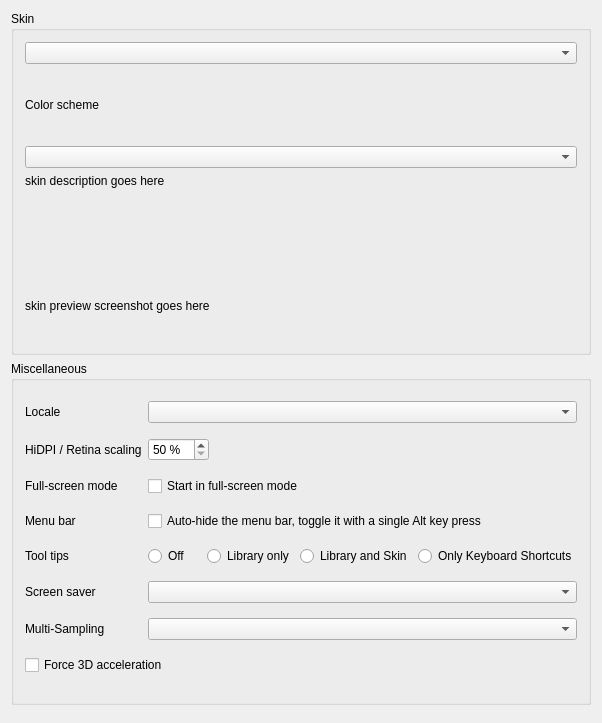
<?xml version="1.0" encoding="UTF-8"?>
<ui version="4.0">
 <class>DlgPrefControlsDlg</class>
 <widget class="QWidget" name="DlgPrefControlsDlg">
  <property name="geometry">
   <rect>
    <x>0</x>
    <y>0</y>
    <width>602</width>
    <height>723</height>
   </rect>
  </property>
  <property name="windowTitle">
   <string>Interface Preferences</string>
  </property>
  <layout class="QVBoxLayout" name="gridLayout_skin">

   <item>
    <widget class="QGroupBox" name="groupBoxSkinOptions">
     <property name="title">
      <string>Skin</string>
     </property>
     <layout class="QVBoxLayout" name="skinLayout">

      <item>
       <widget class="QComboBox" name="ComboBoxSkinconf">
        <property name="sizePolicy">
         <sizepolicy hsizetype="Expanding" vsizetype="Fixed">
          <horstretch>0</horstretch>
          <verstretch>0</verstretch>
         </sizepolicy>
        </property>
        <property name="accessibleName">
         <string>Skin selector</string>
        </property>
       </widget>
      </item>

      <item>
       <widget class="QLabel" name="labelColorScheme">
        <property name="enabled">
         <bool>true</bool>
        </property>
        <property name="font">
         <font/>
        </property>
        <property name="text">
         <string>Color scheme</string>
        </property>
        <property name="wordWrap">
         <bool>false</bool>
        </property>
        <property name="buddy">
         <cstring>ComboBoxSchemeconf</cstring>
        </property>
       </widget>
      </item>

      <item>
       <widget class="QComboBox" name="ComboBoxSchemeconf">
        <property name="sizePolicy">
         <sizepolicy hsizetype="Expanding" vsizetype="Fixed">
          <horstretch>0</horstretch>
          <verstretch>0</verstretch>
         </sizepolicy>
        </property>
        <property name="toolTip">
         <string>Select from different color schemes of a skin if available.</string>
        </property>
       </widget>
      </item>

      <item>
       <widget class="QLabel" name="skinDescriptionText">
        <property name="sizePolicy">
         <sizepolicy hsizetype="Minimum" vsizetype="Fixed">
          <horstretch>0</horstretch>
          <verstretch>0</verstretch>
         </sizepolicy>
        </property>
        <property name="text">
         <string notr="true">skin description goes here</string>
        </property>
        <property name="alignment">
         <set>Qt::AlignLeading|Qt::AlignLeft|Qt::AlignTop</set>
        </property>
        <property name="wordWrap">
         <bool>true</bool>
        </property>
       </widget>
      </item>

      <item>
       <widget class="QLabel" name="warningLabel">
        <property name="text">
         <string/>
        </property>
        <property name="alignment">
         <set>Qt::AlignJustify|Qt::AlignVCenter</set>
        </property>
       </widget>
      </item>

      <item>
       <widget class="QLabel" name="skinPreviewLabel">
        <property name="text">
         <string notr="true">skin preview screenshot goes here</string>
        </property>
       </widget>
      </item>
     </layout>
    </widget>
   </item>

   <item>
    <widget class="QGroupBox" name="groupBoxMiscOptions">
     <property name="title">
      <string>Miscellaneous</string>
     </property>
     <layout class="QGridLayout" name="gridLayout_Misc">

      <item row="0" column="0">
       <widget class="QLabel" name="textLabelLocale">
        <property name="text">
         <string>Locale</string>
        </property>
        <property name="buddy">
         <cstring>ComboBoxLocale</cstring>
        </property>
       </widget>
      </item>
      <item row="0" column="1" colspan="2">
       <widget class="QComboBox" name="ComboBoxLocale">
        <property name="toolTip">
         <string>Locales determine country and language specific settings.</string>
        </property>
       </widget>
      </item>

      <item row="1" column="0">
       <widget class="QLabel" name="labelScaleFactor">
        <property name="text">
         <string>HiDPI / Retina scaling</string>
        </property>
        <property name="buddy">
         <cstring>spinBoxScaleFactor</cstring>
        </property>
       </widget>
      </item>
      <item row="1" column="1">
       <layout class="QHBoxLayout" name="horizontalLayout_2">
        <item>
         <widget class="QDoubleSpinBox" name="spinBoxScaleFactor">
          <property name="toolTip">
           <string>Change the size of text, buttons, and other items.</string>
          </property>
          <property name="suffix">
           <string notr="true"> %</string>
          </property>
          <property name="decimals">
           <number>0</number>
          </property>
          <property name="minimum">
           <double>50.000000000000000</double>
          </property>
          <property name="maximum">
           <double>400.000000000000000</double>
          </property>
          <property name="singleStep">
           <double>25.000000000000000</double>
          </property>
         </widget>
        </item>
        <item>
         <spacer name="horizontalSpacer_2">
          <property name="orientation">
           <enum>Qt::Horizontal</enum>
          </property>
          <property name="sizeHint" stdset="0">
           <size>
            <width>40</width>
            <height>20</height>
           </size>
          </property>
         </spacer>
        </item>
       </layout>
      </item>

      <item row="2" column="0">
       <widget class="QLabel" name="labelFullscreenOption">
        <property name="text">
         <string>Full-screen mode</string>
        </property>
        <property name="buddy">
         <cstring>checkBoxStartFullScreen</cstring>
        </property>
       </widget>
      </item>
      <item row="2" column="1" colspan="2">
       <widget class="QCheckBox" name="checkBoxStartFullScreen">
        <property name="text">
         <string>Start in full-screen mode</string>
        </property>
       </widget>
      </item>

      <item row="3" column="0">
       <widget class="QLabel" name="labelHideMenuBarOption">
        <property name="text">
         <string>Menu bar</string>
        </property>
        <property name="buddy">
         <cstring>checkBoxHideMenuBar</cstring>
        </property>
       </widget>
      </item>
      <item row="3" column="1" colspan="2">
       <widget class="QCheckBox" name="checkBoxHideMenuBar">
        <property name="text">
         <string>Auto-hide the menu bar, toggle it with a single Alt key press</string>
        </property>
       </widget>
      </item>

      <item row="4" column="0">
       <widget class="QLabel" name="labelTooltips">
        <property name="enabled">
         <bool>true</bool>
        </property>
        <property name="font">
         <font/>
        </property>
        <property name="text">
         <string>Tool tips</string>
        </property>
        <property name="wordWrap">
         <bool>false</bool>
        </property>
        <property name="buddy">
         <cstring>radioButtonTooltipsOff</cstring>
        </property>
       </widget>
      </item>
      <item row="4" column="1" colspan="2">
       <layout class="QHBoxLayout" name="horizontalLayout">
        <item>
         <widget class="QRadioButton" name="radioButtonTooltipsOff">
          <property name="text">
           <string>Off</string>
          </property>
          <attribute name="buttonGroup">
           <string notr="true">buttonGroupTooltips</string>
          </attribute>
         </widget>
        </item>
        <item>
         <widget class="QRadioButton" name="radioButtonTooltipsLibrary">
          <property name="text">
           <string>Library only</string>
          </property>
          <attribute name="buttonGroup">
           <string notr="true">buttonGroupTooltips</string>
          </attribute>
         </widget>
        </item>
        <item>
         <widget class="QRadioButton" name="radioButtonTooltipsLibraryAndSkin">
          <property name="text">
           <string>Library and Skin</string>
          </property>
          <attribute name="buttonGroup">
           <string notr="true">buttonGroupTooltips</string>
          </attribute>
         </widget>
        </item>
        <item>
         <widget class="QRadioButton" name="radioButtonTooltipsOnlyKbdShortcuts">
          <property name="text">
           <string>Only Keyboard Shortcuts</string>
          </property>
          <attribute name="buttonGroup">
           <string notr="true">buttonGroupTooltips</string>
          </attribute>
         </widget>
        </item>
       </layout>
      </item>

      <item row="5" column="0">
       <widget class="QLabel" name="label">
        <property name="text">
         <string>Screen saver</string>
        </property>
        <property name="buddy">
         <cstring>comboBoxScreensaver</cstring>
        </property>
       </widget>
      </item>
      <item row="5" column="1" colspan="2">
       <widget class="QComboBox" name="comboBoxScreensaver"/>
      </item>
      <item row="6" column="0">
       <widget class="QLabel" name="multiSamplingLabel">
        <property name="text">
         <string>Multi-Sampling</string>
        </property>
        <property name="buddy">
         <cstring>multiSamplingComboBox</cstring>
        </property>
       </widget>
      </item>
      <item row="6" column="1" colspan="2">
       <widget class="QComboBox" name="multiSamplingComboBox"/>
      </item>
      <item row="7" column="0" colspan="2">
       <widget class="QCheckBox" name="checkBoxForceHardwareAcceleration">
        <property name="text">
         <string>Force 3D acceleration</string>
        </property>
        <property name="toolTip">
         <string>If checked, Mixxx will always assume 3D acceleration is available. This may lead to pour performance if only CP-backed rendering is available..</string>
        </property>
       </widget>
      </item>
     </layout>
    </widget>
   </item>
   <item>
    <spacer name="verticalSpacer">
     <property name="orientation">
      <enum>Qt::Vertical</enum>
     </property>
      <property name="sizePolicy">
       <sizepolicy hsizetype="Expanding" vsizetype="Expanding">
        <horstretch>0</horstretch>
        <verstretch>1</verstretch>
       </sizepolicy>
      </property>
    </spacer>
   </item>
  </layout>
 </widget>
 <layoutdefault spacing="6" margin="11"/>
 <tabstops>
  <tabstop>ComboBoxSkinconf</tabstop>
  <tabstop>ComboBoxSchemeconf</tabstop>
  <tabstop>ComboBoxLocale</tabstop>
  <tabstop>spinBoxScaleFactor</tabstop>
  <tabstop>checkBoxStartFullScreen</tabstop>
  <tabstop>checkBoxHideMenuBar</tabstop>
  <tabstop>radioButtonTooltipsOff</tabstop>
  <tabstop>radioButtonTooltipsLibrary</tabstop>
  <tabstop>radioButtonTooltipsLibraryAndSkin</tabstop>
  <tabstop>comboBoxScreensaver</tabstop>
  <tabstop>multiSamplingComboBox</tabstop>
  <tabstop>checkBoxForceHardwareAcceleration</tabstop>
 </tabstops>
 <resources/>
 <connections/>
 <buttongroups>
  <buttongroup name="buttonGroupTooltips"/>
 </buttongroups>
</ui>
